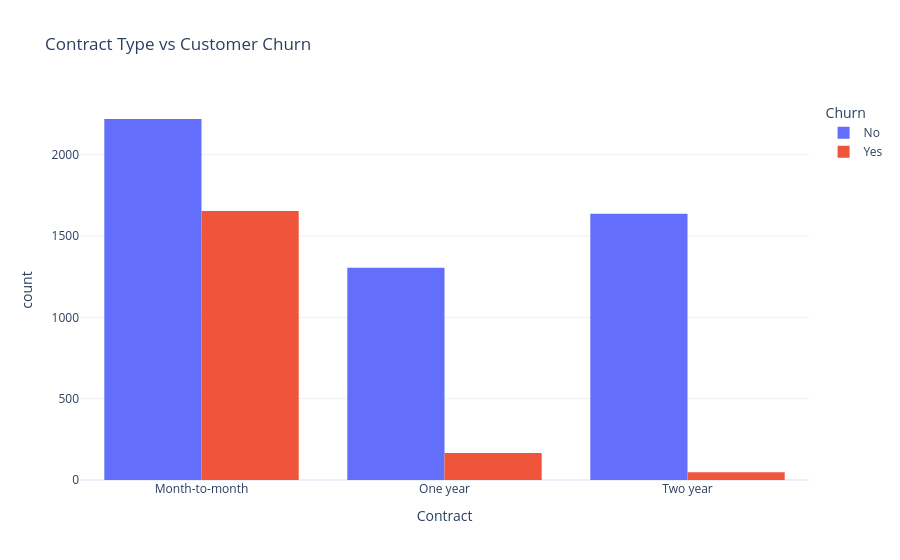

This figure's notebook cell:
### Code cell
fig = px.histogram(
    df,
    x="Contract",
    color="Churn",
    barmode="group",
    title="Contract Type vs Customer Churn"
)

fig.update_layout(template="plotly_white")

fig.show()

### Figure 1 — Plotly figure (JSON) as saved in the notebook; plotly's stock layout.template omitted (floating-point values rounded to 4 significant figures; data arrays with more than 128 entries replaced by an {"elided": "..."} marker saying what was removed)
{"data": [{"alignmentgroup": "True", "bingroup": "x", "hovertemplate": "Churn=No<br>Contract=%{x}<br>count=%{y}<extra></extra>", "legendgroup": "No", "marker": {"color": "#636efa", "pattern": {"shape": ""}}, "name": "No", "offsetgroup": "No", "orientation": "v", "showlegend": true, "type": "histogram", "x": {"elided": "5163 str values"}, "xaxis": "x", "yaxis": "y"}, {"alignmentgroup": "True", "bingroup": "x", "hovertemplate": "Churn=Yes<br>Contract=%{x}<br>count=%{y}<extra></extra>", "legendgroup": "Yes", "marker": {"color": "#EF553B", "pattern": {"shape": ""}}, "name": "Yes", "offsetgroup": "Yes", "orientation": "v", "showlegend": true, "type": "histogram", "x": {"elided": "1869 str values"}, "xaxis": "x", "yaxis": "y"}], "layout": {"barmode": "group", "legend": {"title": {"text": "Churn"}, "tracegroupgap": 0}, "title": {"text": "Contract Type vs Customer Churn"}, "xaxis": {"anchor": "y", "domain": [0, 1], "title": {"text": "Contract"}}, "yaxis": {"anchor": "x", "domain": [0, 1], "title": {"text": "count"}}}}
